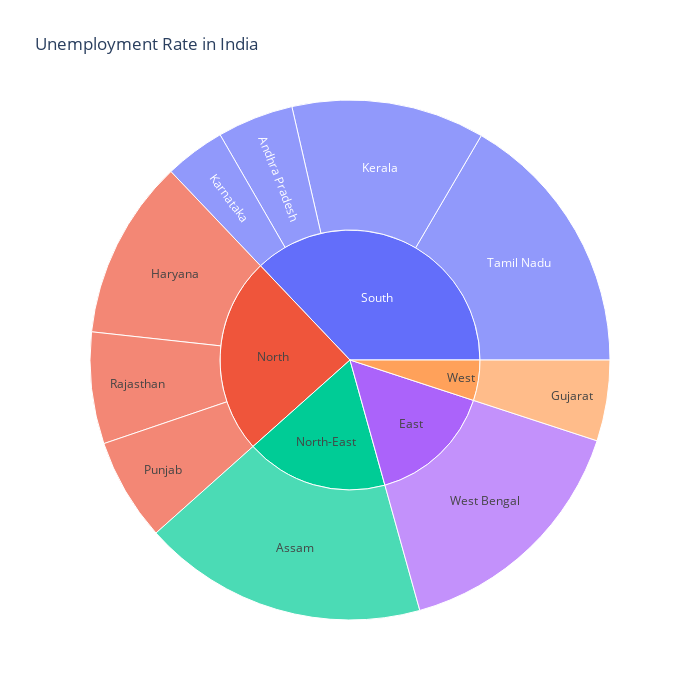

Notebook source saved alongside this figure:
### Code cell
unemploment = df[["States", "Region", "Estimated Unemployment Rate"]]
figure = px.sunburst(unemploment, path=["Region", "States"],
                     values="Estimated Unemployment Rate",
                     width=700, height=700, color_continuous_scale="RdY1Gn",
                     title="Unemployment Rate in India")
figure.show()

### Figure 1 — Plotly figure (JSON) as saved in the notebook; plotly's stock layout.template omitted (floating-point values rounded to 4 significant figures)
{"data": [{"branchvalues": "total", "domain": {"x": [0, 1], "y": [0, 1]}, "hovertemplate": "labels=%{label}<br>Estimated Unemployment Rate=%{value}<br>parent=%{parent}<br>id=%{id}<extra></extra>", "ids": ["South/Andhra Pradesh", "North-East/Assam", "West/Gujarat", "North/Haryana", "South/Karnataka", "South/Kerala", "North/Punjab", "North/Rajasthan", "South/Tamil Nadu", "East/West Bengal", "East", "North", "North-East", "South", "West"], "labels": ["Andhra Pradesh", "Assam", "Gujarat", "Haryana", "Karnataka", "Kerala", "Punjab", "Rajasthan", "Tamil Nadu", "West Bengal", "East", "North", "North-East", "South", "West"], "name": "", "parents": ["South", "North-East", "West", "North", "South", "South", "North", "North", "South", "East", "", "", "", "", ""], "type": "sunburst", "values": [11.31, 42.34, 12.01, 26.68, 8.99, 28.68, 15.23, 16.57, 39.57, 37.34, 37.34, 58.48, 42.34, 88.55, 12.01]}], "layout": {"height": 700, "legend": {"tracegroupgap": 0}, "title": {"text": "Unemployment Rate in India"}, "width": 700}}
